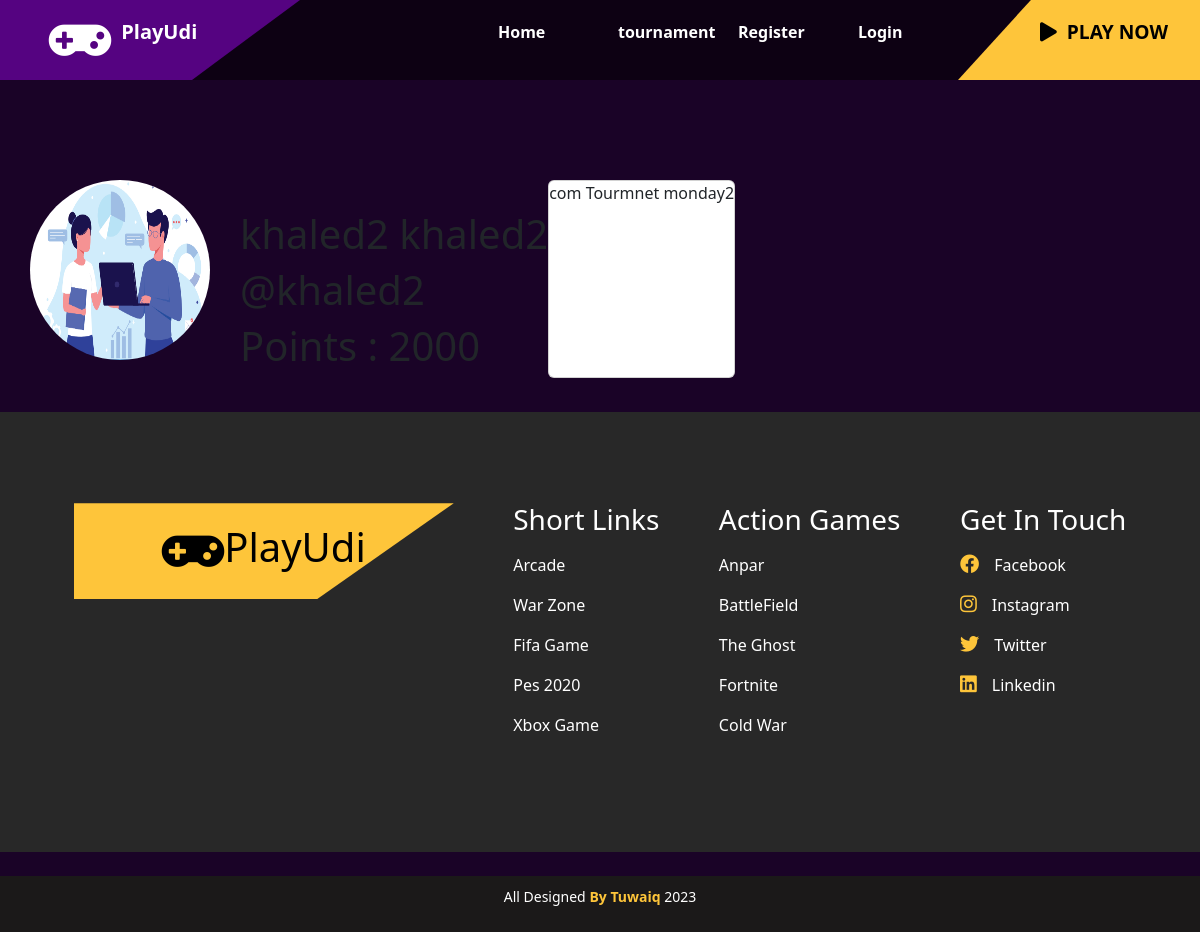
The page /accounts/profile/11/ on the database its author committed.
### tournament/models.py (models this page shows, shortened)
class Profile(models.Model):
    user_choices = (("1", "user"), ("2", "company"))
    user_ranks = (("nor", "Normal"),("pro", "Professional"), ('master', "Master"))
    user = models.OneToOneField(User, on_delete=models.CASCADE)
    bio=models.TextField(default="Player")
    birth_date = models.DateField(default="2000-10-10")
    avatar = models.ImageField(upload_to="images/", default="images/default.png")
    states = models.CharField(max_length=160,choices=user_choices, default="1")
    points = models.IntegerField(default=0)
    user_rank = models.CharField(max_length=160,choices=user_ranks, default="1")

class Trophy(models.Model):
    winner = models.ForeignKey(Profile, on_delete=models.CASCADE, default=None)
    tournament = models.OneToOneField(Tournament, on_delete=models.CASCADE, default=None)
    points = models.IntegerField(default=0)

class Tournament(models.Model):
    user_choices = ((4, "4"), (8, "8"),(16,'16'),(32,'32'))
    user_choices_games = ((1, "Chess"), (2, "Takken"),(3,'x&o'),(4,'Call Of Duty'),(5,'FIFA24'))
    user_choices_trophy = ((100, "Bronze"), (200, "Sliver"),(300,'Gold'))
    name = models.CharField(max_length=100)
    number_of_players = models.IntegerField(choices=user_choices, default=1)
    game = models.IntegerField(choices=user_choices_games, default=1)
    trophy_for_tournament = models.IntegerField(choices=user_choices_trophy, default=1000)
    owner = models.ForeignKey(Profile, on_delete=models.CASCADE, related_name='owned_tournaments')
    winner = models.ForeignKey(Profile, on_delete=models.CASCADE, related_name='won_tournament', null=True, blank=True, default=None)

### accounts/views.py (the view)
# urls.py: path('profile/<user_id>/', views.profile_page, name="profile_page"),
def profile_page(request:HttpRequest, user_id):
    profile = Profile.objects.get(user__id=user_id)
    trophies = Trophy.objects.filter(winner=profile)
    return render(request, "accounts/profile.html", {"profile" : profile, "trophies":trophies})

### accounts/templates/accounts/profile.html (shortened to what this page needs)
{% extends 'main/base.html' %}
{% block content %}
   <div class="profileDetails">
       <img src="{{profile.avatar.url}}" class="avatar" width="180px" height="180px">
       <div class="profileAccount">
           <h1>{{profile.user.first_name}} {{profile.user.last_name}}</h1>
           <h1>@{{profile.user.username}}</h1>
           <h1>Points : {{profile.points}}</h1>
        </div>
        {% if profile.states == '1' %}
        {% for trophy in trophies %}
            <div class="card">
            {{ trophy.tournament.name }}
            </div>
        {% endfor %}
        {% endif %}
    </div>
{% endblock%}

### main/static/styles/stylee.css (style rules this page uses)
* { margin: 0; padding: 0; box-sizing: border-box; }
.profileDetails { display: flex; flex-direction: row; width: 100%; height: auto; margin-top: 90px; padding: 10px 30px; border-radius: 30px; }
.avatar { border-radius: 50%; }
.profileAccount { margin-top: 30px; margin-left: 30px; }

### rows shown on the page
Profile: avatar (placeholder picture), user.first_name "khaled2", user.username "khaled2", points "2000"
Trophy: tournament.name "com Tourmnet monday2"
